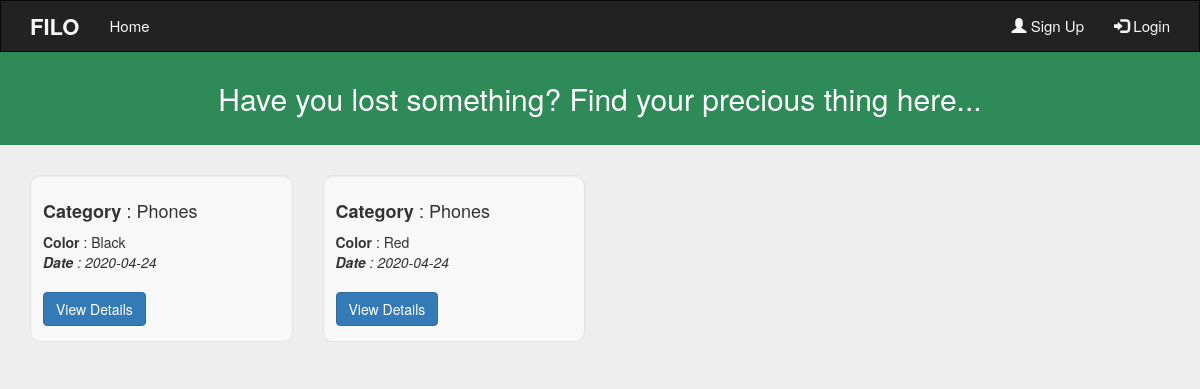
Before: / with the older database file.
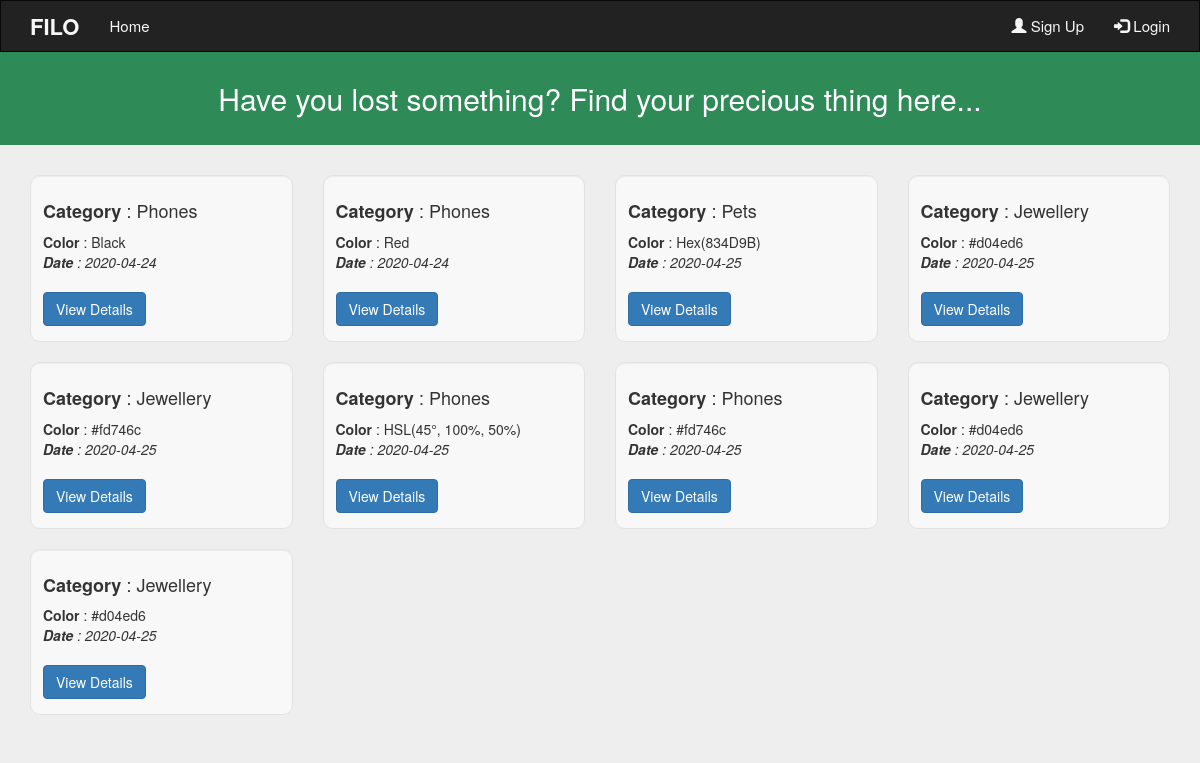
After: the same page with the newer database file.
### tables this page shows
CREATE TABLE `items` (
  `item_id` int(11) NOT NULL,
  `color` varchar(255) DEFAULT NULL,
  `photo` longtext DEFAULT NULL,
  `description` text DEFAULT NULL,
  `found_place` varchar(255) DEFAULT NULL,
  `phone_number` varchar(255) NOT NULL,
  `user_id` int(11) NOT NULL,
  `category_id` int(11) NOT NULL,
  `created_at` date NOT NULL DEFAULT current_timestamp(),
  `accepted` tinyint(1) NOT NULL DEFAULT 0
);

CREATE TABLE `category` (
  `category_id` int(11) NOT NULL,
  `name` varchar(50) NOT NULL
);

### index.php (the view, shortened to what this page needs)
<?php
    require_once "config.php";
?>
<!DOCTYPE html>
<html lang="en">
<head>
    <link rel="stylesheet" href="https://maxcdn.bootstrapcdn.com/bootstrap/3.4.1/css/bootstrap.min.css">
</head>
<body>
    <?php require "partial/_header.php" ?>
    <h2 class="jumbotron" style="text-align: center;">Have you lost something? Find your precious thing here...</h2>
    <div class="container">
        <div class="row">
            <?php
            $sql = "SELECT item_id, color, description, created_at, category.name FROM items INNER JOIN category ON items.category_id = category.category_id;";
                $result = $conn->query($sql);
                if ($result->num_rows > 0) {
                    while($row = $result->fetch_assoc()) {
            ?>
                    <div class="col-md-3">
                        <div class="well card">
                            <div class="detail">
                                <h4><span><b>Category</b></span> : <?php echo $row['name'];?></h4>
                                <span><b>Color</b></span> : <span><?php echo $row['color'];?></span>
                                <br>
                                <i><span><b>Date</b></span> : <?php echo $row['created_at'];?></i>
                                <br><br>
                            </div>
                            <button type="button" class="btn btn-primary" data-toggle="modal" data-target="#myModal">View Details</button>
                        </div>
                    </div>
            <?php
                    }
                } else {
                    echo "0 results";
                }
            ?>
        </div>
    </div>
</body>
</html>

Changed rows visible on the page:
added items: category.name "Pets", color "Hex(834D9B)", created_at "2020-04-25"
added items: category.name "Jewellery", color "#d04ed6", created_at "2020-04-25"
added items: category.name "Jewellery", color "#fd746c", created_at "2020-04-25"
added items: category.name "Phones", color "HSL(45°, 100%, 50%)", created_at "2020-04-25"
added items: category.name "Phones", color "#fd746c", created_at "2020-04-25"
added items: category.name "Jewellery", color "#d04ed6", created_at "2020-04-25"
added items: category.name "Jewellery", color "#d04ed6", created_at "2020-04-25"
